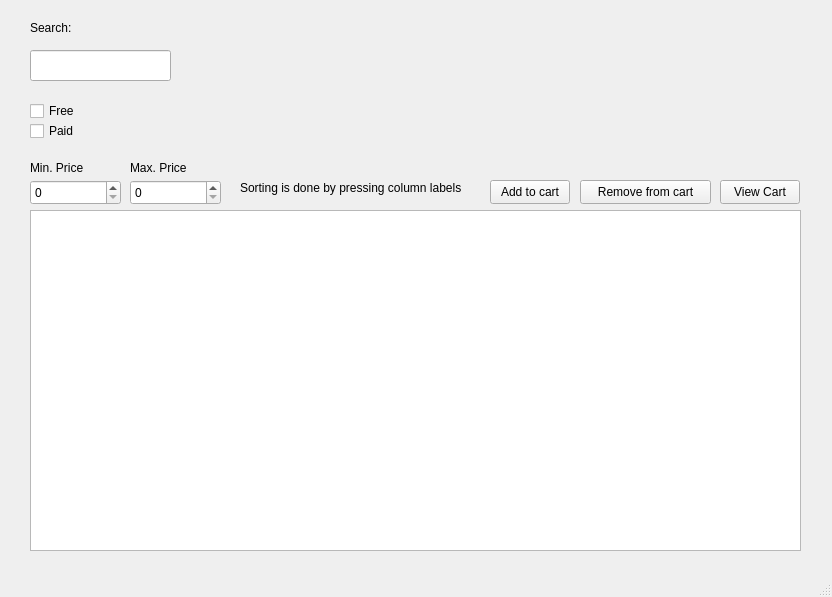
<?xml version="1.0" encoding="UTF-8"?>
<ui version="4.0">
 <class>MainWindow</class>
 <widget class="QMainWindow" name="MainWindow">
  <property name="geometry">
   <rect>
    <x>0</x>
    <y>0</y>
    <width>832</width>
    <height>597</height>
   </rect>
  </property>
  <property name="windowTitle">
   <string>MainWindow</string>
  </property>
  <widget class="QWidget" name="centralwidget">
   <widget class="QTableView" name="tableView">
    <property name="geometry">
     <rect>
      <x>30</x>
      <y>210</y>
      <width>771</width>
      <height>341</height>
     </rect>
    </property>
   </widget>
   <widget class="QLineEdit" name="searchThing">
    <property name="geometry">
     <rect>
      <x>30</x>
      <y>50</y>
      <width>141</width>
      <height>31</height>
     </rect>
    </property>
   </widget>
   <widget class="QCheckBox" name="checkBox">
    <property name="geometry">
     <rect>
      <x>30</x>
      <y>100</y>
      <width>78</width>
      <height>22</height>
     </rect>
    </property>
    <property name="text">
     <string>Free</string>
    </property>
   </widget>
   <widget class="QCheckBox" name="checkBox_paid">
    <property name="geometry">
     <rect>
      <x>30</x>
      <y>120</y>
      <width>78</width>
      <height>22</height>
     </rect>
    </property>
    <property name="text">
     <string>Paid</string>
    </property>
   </widget>
   <widget class="QSpinBox" name="spinBox">
    <property name="geometry">
     <rect>
      <x>30</x>
      <y>180</y>
      <width>91</width>
      <height>25</height>
     </rect>
    </property>
   </widget>
   <widget class="QSpinBox" name="spinBox_2">
    <property name="geometry">
     <rect>
      <x>130</x>
      <y>180</y>
      <width>91</width>
      <height>25</height>
     </rect>
    </property>
   </widget>
   <widget class="QPushButton" name="pushButton">
    <property name="geometry">
     <rect>
      <x>720</x>
      <y>180</y>
      <width>80</width>
      <height>24</height>
     </rect>
    </property>
    <property name="text">
     <string>View Cart</string>
    </property>
   </widget>
   <widget class="QPushButton" name="pushButton_addToCart">
    <property name="geometry">
     <rect>
      <x>490</x>
      <y>180</y>
      <width>80</width>
      <height>24</height>
     </rect>
    </property>
    <property name="text">
     <string>Add to cart</string>
    </property>
   </widget>
   <widget class="QPushButton" name="pushButton_RemoveFromCart">
    <property name="geometry">
     <rect>
      <x>580</x>
      <y>180</y>
      <width>131</width>
      <height>24</height>
     </rect>
    </property>
    <property name="text">
     <string>Remove from cart</string>
    </property>
   </widget>
   <widget class="QLabel" name="label">
    <property name="geometry">
     <rect>
      <x>30</x>
      <y>20</y>
      <width>49</width>
      <height>16</height>
     </rect>
    </property>
    <property name="text">
     <string>Search:</string>
    </property>
   </widget>
   <widget class="QLabel" name="label_2">
    <property name="geometry">
     <rect>
      <x>30</x>
      <y>160</y>
      <width>61</width>
      <height>16</height>
     </rect>
    </property>
    <property name="text">
     <string>Min. Price</string>
    </property>
   </widget>
   <widget class="QLabel" name="label_3">
    <property name="geometry">
     <rect>
      <x>130</x>
      <y>160</y>
      <width>71</width>
      <height>16</height>
     </rect>
    </property>
    <property name="text">
     <string>Max. Price</string>
    </property>
   </widget>
   <widget class="QLabel" name="label_4">
    <property name="geometry">
     <rect>
      <x>240</x>
      <y>180</y>
      <width>241</width>
      <height>16</height>
     </rect>
    </property>
    <property name="text">
     <string>Sorting is done by pressing column labels</string>
    </property>
   </widget>
  </widget>
  <widget class="QMenuBar" name="menubar">
   <property name="geometry">
    <rect>
     <x>0</x>
     <y>0</y>
     <width>832</width>
     <height>21</height>
    </rect>
   </property>
  </widget>
  <widget class="QStatusBar" name="statusbar"/>
 </widget>
 <resources/>
 <connections/>
</ui>
